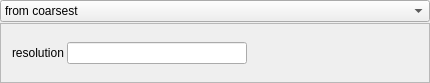
<?xml version="1.0" encoding="UTF-8"?>
<ui version="4.0">
 <class>Form</class>
 <widget class="QWidget" name="Form">
  <property name="geometry">
   <rect>
    <x>0</x>
    <y>0</y>
    <width>430</width>
    <height>83</height>
   </rect>
  </property>
  <property name="windowTitle">
   <string>Form</string>
  </property>
  <layout class="QVBoxLayout" name="verticalLayout">
   <property name="spacing">
    <number>1</number>
   </property>
   <property name="leftMargin">
    <number>0</number>
   </property>
   <property name="topMargin">
    <number>0</number>
   </property>
   <property name="rightMargin">
    <number>0</number>
   </property>
   <property name="bottomMargin">
    <number>0</number>
   </property>
   <item>
    <widget class="QComboBox" name="uiMode">
     <item>
      <property name="text">
       <string>from coarsest</string>
      </property>
     </item>
     <item>
      <property name="text">
       <string>from finest</string>
      </property>
     </item>
     <item>
      <property name="text">
       <string>user defined</string>
      </property>
     </item>
    </widget>
   </item>
   <item>
    <widget class="QFrame" name="uiUserInput">
     <property name="enabled">
      <bool>true</bool>
     </property>
     <property name="frameShape">
      <enum>QFrame::StyledPanel</enum>
     </property>
     <property name="frameShadow">
      <enum>QFrame::Raised</enum>
     </property>
     <property name="lineWidth">
      <number>0</number>
     </property>
     <layout class="QHBoxLayout" name="horizontalLayout_14">
      <property name="spacing">
       <number>3</number>
      </property>
      <property name="leftMargin">
       <number>11</number>
      </property>
      <property name="topMargin">
       <number>3</number>
      </property>
      <property name="rightMargin">
       <number>3</number>
      </property>
      <property name="bottomMargin">
       <number>3</number>
      </property>
      <item>
       <widget class="QLabel" name="label_11">
        <property name="text">
         <string>resolution</string>
        </property>
       </widget>
      </item>
      <item>
       <widget class="QLineEdit" name="uiResolution">
        <property name="text">
         <string/>
        </property>
       </widget>
      </item>
      <item>
       <spacer name="horizontalSpacer_14">
        <property name="orientation">
         <enum>Qt::Horizontal</enum>
        </property>
        <property name="sizeHint" stdset="0">
         <size>
          <width>28</width>
          <height>19</height>
         </size>
        </property>
       </spacer>
      </item>
     </layout>
    </widget>
   </item>
  </layout>
 </widget>
 <resources/>
 <connections/>
</ui>
